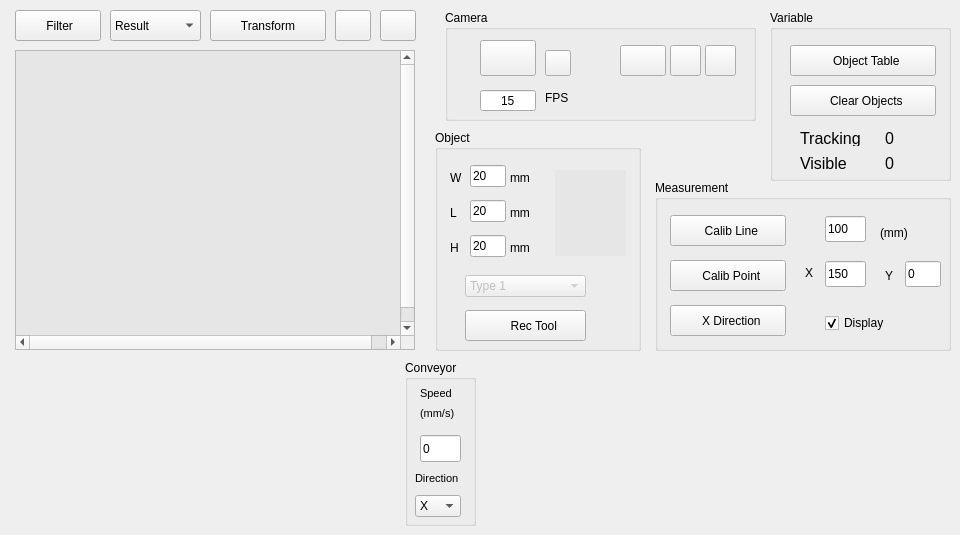
      <widget class="QWidget" name="tResultCameraArea">
       <attribute name="title">
        <string>Object Detecting</string>
       </attribute>
       <widget class="QGroupBox" name="groupBox">
        <property name="geometry">
         <rect>
          <x>435</x>
          <y>130</y>
          <width>206</width>
          <height>221</height>
         </rect>
        </property>
        <property name="title">
         <string>Object</string>
        </property>
        <widget class="QLabel" name="lbTrackingObject">
         <property name="geometry">
          <rect>
           <x>120</x>
           <y>40</y>
           <width>71</width>
           <height>86</height>
          </rect>
         </property>
         <property name="styleSheet">
          <string notr="true">background-color:rgb(230, 230, 230)</string>
         </property>
         <property name="text">
          <string/>
         </property>
        </widget>
        <widget class="QPushButton" name="pbObjectRect">
         <property name="geometry">
          <rect>
           <x>30</x>
           <y>180</y>
           <width>121</width>
           <height>31</height>
          </rect>
         </property>
         <property name="toolTip">
          <string>Bound the object size</string>
         </property>
         <property name="styleSheet">
          <string notr="true"/>
         </property>
         <property name="text">
          <string>     Rec Tool</string>
         </property>
         <property name="icon">
          <iconset>
           <normaloff>icon/Rectangle_16px.png</normaloff>icon/Rectangle_16px.png</iconset>
         </property>
        </widget>
        <widget class="QLineEdit" name="leLRec">
         <property name="geometry">
          <rect>
           <x>35</x>
           <y>70</y>
           <width>36</width>
           <height>22</height>
          </rect>
         </property>
         <property name="text">
          <string>20</string>
         </property>
        </widget>
        <widget class="QLineEdit" name="leWRec">
         <property name="geometry">
          <rect>
           <x>35</x>
           <y>35</y>
           <width>36</width>
           <height>22</height>
          </rect>
         </property>
         <property name="text">
          <string>20</string>
         </property>
        </widget>
        <widget class="QLineEdit" name="leHRec">
         <property name="geometry">
          <rect>
           <x>35</x>
           <y>105</y>
           <width>36</width>
           <height>22</height>
          </rect>
         </property>
         <property name="text">
          <string>20</string>
         </property>
        </widget>
        <widget class="QLabel" name="label_42">
         <property name="geometry">
          <rect>
           <x>15</x>
           <y>40</y>
           <width>26</width>
           <height>16</height>
          </rect>
         </property>
         <property name="text">
          <string>W</string>
         </property>
        </widget>
        <widget class="QLabel" name="label_43">
         <property name="geometry">
          <rect>
           <x>15</x>
           <y>75</y>
           <width>26</width>
           <height>16</height>
          </rect>
         </property>
         <property name="text">
          <string>L</string>
         </property>
        </widget>
        <widget class="QLabel" name="label_44">
         <property name="geometry">
          <rect>
           <x>15</x>
           <y>110</y>
           <width>26</width>
           <height>16</height>
          </rect>
         </property>
         <property name="text">
          <string>H</string>
         </property>
        </widget>
        <widget class="QLabel" name="label_54">
         <property name="geometry">
          <rect>
           <x>75</x>
           <y>40</y>
           <width>31</width>
           <height>16</height>
          </rect>
         </property>
         <property name="text">
          <string>mm</string>
         </property>
        </widget>
        <widget class="QLabel" name="label_55">
         <property name="geometry">
          <rect>
           <x>75</x>
           <y>75</y>
           <width>31</width>
           <height>16</height>
          </rect>
         </property>
         <property name="text">
          <string>mm</string>
         </property>
        </widget>
        <widget class="QLabel" name="label_56">
         <property name="geometry">
          <rect>
           <x>75</x>
           <y>110</y>
           <width>31</width>
           <height>16</height>
          </rect>
         </property>
         <property name="text">
          <string>mm</string>
         </property>
        </widget>
        <widget class="QComboBox" name="cbObjectType">
         <property name="enabled">
          <bool>false</bool>
         </property>
         <property name="geometry">
          <rect>
           <x>30</x>
           <y>145</y>
           <width>121</width>
           <height>22</height>
          </rect>
         </property>
         <item>
          <property name="text">
           <string>Type 1</string>
          </property>
         </item>
         <item>
          <property name="text">
           <string>Type 2</string>
          </property>
         </item>
         <item>
          <property name="text">
           <string>Type 3</string>
          </property>
         </item>
         <item>
          <property name="text">
           <string>Type 4</string>
          </property>
         </item>
         <item>
          <property name="text">
           <string>Type 5</string>
          </property>
         </item>
         <item>
          <property name="text">
           <string>Type 6</string>
          </property>
         </item>
         <item>
          <property name="text">
           <string>Type 7</string>
          </property>
         </item>
         <item>
          <property name="text">
           <string>Type 8</string>
          </property>
         </item>
         <item>
          <property name="text">
           <string>Type 9</string>
          </property>
         </item>
         <item>
          <property name="text">
           <string>Type 10</string>
          </property>
         </item>
        </widget>
       </widget>
       <widget class="QGroupBox" name="groupBox_7">
        <property name="geometry">
         <rect>
          <x>405</x>
          <y>360</y>
          <width>71</width>
          <height>166</height>
         </rect>
        </property>
        <property name="title">
         <string>Conveyor</string>
        </property>
        <widget class="QLineEdit" name="leConvenyorSpeed">
         <property name="geometry">
          <rect>
           <x>15</x>
           <y>75</y>
           <width>41</width>
           <height>27</height>
          </rect>
         </property>
         <property name="text">
          <string>0</string>
         </property>
        </widget>
        <widget class="QLabel" name="label_45">
         <property name="geometry">
          <rect>
           <x>15</x>
           <y>25</y>
           <width>46</width>
           <height>16</height>
          </rect>
         </property>
         <property name="font">
          <font>
           <pointsize>8</pointsize>
          </font>
         </property>
         <property name="text">
          <string>Speed</string>
         </property>
        </widget>
        <widget class="QComboBox" name="cbConveyorDirection">
         <property name="geometry">
          <rect>
           <x>10</x>
           <y>135</y>
           <width>46</width>
           <height>22</height>
          </rect>
         </property>
         <item>
          <property name="text">
           <string>X</string>
          </property>
         </item>
         <item>
          <property name="text">
           <string>Y</string>
          </property>
         </item>
        </widget>
        <widget class="QLabel" name="label_47">
         <property name="geometry">
          <rect>
           <x>10</x>
           <y>110</y>
           <width>56</width>
           <height>16</height>
          </rect>
         </property>
         <property name="font">
          <font>
           <pointsize>8</pointsize>
          </font>
         </property>
         <property name="text">
          <string>Direction</string>
         </property>
        </widget>
        <widget class="QLabel" name="label_49">
         <property name="geometry">
          <rect>
           <x>15</x>
           <y>45</y>
           <width>46</width>
           <height>16</height>
          </rect>
         </property>
         <property name="font">
          <font>
           <pointsize>8</pointsize>
          </font>
         </property>
         <property name="text">
          <string>(mm/s)</string>
         </property>
        </widget>
       </widget>
       <widget class="QGroupBox" name="groupBox_8">
        <property name="geometry">
         <rect>
          <x>655</x>
          <y>180</y>
          <width>296</width>
          <height>171</height>
         </rect>
        </property>
        <property name="title">
         <string>Measurement</string>
        </property>
        <widget class="QPushButton" name="pbObjectLine">
         <property name="geometry">
          <rect>
           <x>15</x>
           <y>35</y>
           <width>116</width>
           <height>31</height>
          </rect>
         </property>
         <property name="toolTip">
          <string>Calibrating length</string>
         </property>
         <property name="text">
          <string>  Calib Line</string>
         </property>
         <property name="icon">
          <iconset>
           <normaloff>icon/Width_16px.png</normaloff>icon/Width_16px.png</iconset>
         </property>
        </widget>
        <widget class="QLineEdit" name="leRealDistance">
         <property name="geometry">
          <rect>
           <x>170</x>
           <y>36</y>
           <width>41</width>
           <height>26</height>
          </rect>
         </property>
         <property name="text">
          <string>100</string>
         </property>
        </widget>
        <widget class="QLineEdit" name="leYCoordinate">
         <property name="geometry">
          <rect>
           <x>250</x>
           <y>81</y>
           <width>36</width>
           <height>26</height>
          </rect>
         </property>
         <property name="text">
          <string>0</string>
         </property>
        </widget>
        <widget class="QPushButton" name="pbObjectOrigin">
         <property name="geometry">
          <rect>
           <x>15</x>
           <y>80</y>
           <width>116</width>
           <height>31</height>
          </rect>
         </property>
         <property name="toolTip">
          <string>Set a calibrating point</string>
         </property>
         <property name="text">
          <string>  Calib Point</string>
         </property>
         <property name="icon">
          <iconset>
           <normaloff>icon/Scatter Plot_16px.png</normaloff>icon/Scatter Plot_16px.png</iconset>
         </property>
        </widget>
        <widget class="QLineEdit" name="leXCoordinate">
         <property name="geometry">
          <rect>
           <x>170</x>
           <y>81</y>
           <width>41</width>
           <height>26</height>
          </rect>
         </property>
         <property name="text">
          <string>150</string>
         </property>
        </widget>
        <widget class="QLabel" name="label_38">
         <property name="geometry">
          <rect>
           <x>150</x>
           <y>85</y>
           <width>21</width>
           <height>16</height>
          </rect>
         </property>
         <property name="font">
          <font>
           <weight>50</weight>
           <italic>false</italic>
           <bold>false</bold>
           <underline>false</underline>
           <strikeout>false</strikeout>
          </font>
         </property>
         <property name="mouseTracking">
          <bool>true</bool>
         </property>
         <property name="text">
          <string>X</string>
         </property>
         <property name="textFormat">
          <enum>Qt::AutoText</enum>
         </property>
        </widget>
        <widget class="QLabel" name="label_39">
         <property name="geometry">
          <rect>
           <x>230</x>
           <y>85</y>
           <width>21</width>
           <height>21</height>
          </rect>
         </property>
         <property name="text">
          <string>Y</string>
         </property>
        </widget>
        <widget class="QLabel" name="label_40">
         <property name="geometry">
          <rect>
           <x>225</x>
           <y>45</y>
           <width>41</width>
           <height>16</height>
          </rect>
         </property>
         <property name="text">
          <string>(mm)</string>
         </property>
        </widget>
        <widget class="QPushButton" name="pbChangeXAxis">
         <property name="geometry">
          <rect>
           <x>15</x>
           <y>125</y>
           <width>116</width>
           <height>31</height>
          </rect>
         </property>
         <property name="toolTip">
          <string>Change direction of coordinates</string>
         </property>
         <property name="text">
          <string>  X Direction</string>
         </property>
         <property name="icon">
          <iconset>
           <normaloff>icon/Arrow Pointing Down_16px.png</normaloff>
           <normalon>C:/Users/Admin/.designer/backup/icon/Right Arrow_16px.png</normalon>icon/Arrow Pointing Down_16px.png</iconset>
         </property>
         <property name="checkable">
          <bool>true</bool>
         </property>
        </widget>
        <widget class="QCheckBox" name="cbDisplayCalibInfo">
         <property name="geometry">
          <rect>
           <x>170</x>
           <y>135</y>
           <width>71</width>
           <height>16</height>
          </rect>
         </property>
         <property name="text">
          <string>Display</string>
         </property>
         <property name="checked">
          <bool>true</bool>
         </property>
        </widget>
       </widget>
       <widget class="QGroupBox" name="groupBox_9">
        <property name="enabled">
         <bool>true</bool>
        </property>
        <property name="geometry">
         <rect>
          <x>445</x>
          <y>10</y>
          <width>311</width>
          <height>111</height>
         </rect>
        </property>
        <property name="title">
         <string>Camera</string>
        </property>
        <widget class="QPushButton" name="pbLoadCamera">
         <property name="geometry">
          <rect>
           <x>35</x>
           <y>30</y>
           <width>56</width>
           <height>36</height>
          </rect>
         </property>
         <property name="toolTip">
          <string>Load Camera</string>
         </property>
         <property name="text">
          <string/>
         </property>
         <property name="icon">
          <iconset>
           <normaloff>icon/webcam.png</normaloff>
           <normalon>C:/Users/Admin/.designer/backup/icon/stop.png</normalon>icon/webcam.png</iconset>
         </property>
         <property name="iconSize">
          <size>
           <width>30</width>
           <height>30</height>
          </size>
         </property>
         <property name="checkable">
          <bool>true</bool>
         </property>
        </widget>
        <widget class="QPushButton" name="pbLoadTestImage">
         <property name="geometry">
          <rect>
           <x>175</x>
           <y>35</y>
           <width>46</width>
           <height>31</height>
          </rect>
         </property>
         <property name="toolTip">
          <string>Load Image</string>
         </property>
         <property name="text">
          <string/>
         </property>
         <property name="icon">
          <iconset>
           <normaloff>icon/image.png</normaloff>icon/image.png</iconset>
         </property>
         <property name="iconSize">
          <size>
           <width>30</width>
           <height>30</height>
          </size>
         </property>
        </widget>
        <widget class="QLabel" name="label_11">
         <property name="geometry">
          <rect>
           <x>100</x>
           <y>80</y>
           <width>31</width>
           <height>16</height>
          </rect>
         </property>
         <property name="text">
          <string>FPS</string>
         </property>
        </widget>
        <widget class="QLineEdit" name="leFPS">
         <property name="geometry">
          <rect>
           <x>35</x>
           <y>80</y>
           <width>56</width>
           <height>21</height>
          </rect>
         </property>
         <property name="text">
          <string>15</string>
         </property>
         <property name="alignment">
          <set>Qt::AlignCenter</set>
         </property>
        </widget>
        <widget class="QLabel" name="lbCameraState">
         <property name="enabled">
          <bool>false</bool>
         </property>
         <property name="geometry">
          <rect>
           <x>15</x>
           <y>45</y>
           <width>15</width>
           <height>15</height>
          </rect>
         </property>
         <property name="text">
          <string/>
         </property>
         <property name="pixmap">
          <pixmap>icon/icons8-connection-status-on-48.png</pixmap>
         </property>
         <property name="scaledContents">
          <bool>true</bool>
         </property>
        </widget>
        <widget class="QPushButton" name="pbPlayPauseCamera">
         <property name="geometry">
          <rect>
           <x>100</x>
           <y>40</y>
           <width>26</width>
           <height>26</height>
          </rect>
         </property>
         <property name="toolTip">
          <string>&lt;html&gt;&lt;head/&gt;&lt;body&gt;&lt;p&gt;Play and Pause&lt;/p&gt;&lt;p&gt;M98 PpauseCamera&lt;/p&gt;&lt;p&gt;M98 PresumeCamera&lt;/p&gt;&lt;/body&gt;&lt;/html&gt;</string>
         </property>
         <property name="text">
          <string/>
         </property>
         <property name="icon">
          <iconset>
           <normaloff>icon/icons8-play-48.png</normaloff>
           <normalon>icon/icons8-pause-48.png</normalon>
           <selectedoff>icon/icons8-play-48.png</selectedoff>icon/icons8-play-48.png</iconset>
         </property>
         <property name="iconSize">
          <size>
           <width>15</width>
           <height>15</height>
          </size>
         </property>
         <property name="checkable">
          <bool>true</bool>
         </property>
         <property name="checked">
          <bool>false</bool>
         </property>
         <property name="flat">
          <bool>false</bool>
         </property>
        </widget>
        <widget class="QPushButton" name="pbCaptureCamera">
         <property name="geometry">
          <rect>
           <x>130</x>
           <y>35</y>
           <width>36</width>
           <height>36</height>
          </rect>
         </property>
         <property name="toolTip">
          <string>&lt;html&gt;&lt;head/&gt;&lt;body&gt;&lt;p&gt;Capture&lt;/p&gt;&lt;p&gt;M98 PcaptureCamera&lt;/p&gt;&lt;/body&gt;&lt;/html&gt;</string>
         </property>
         <property name="text">
          <string/>
         </property>
         <property name="icon">
          <iconset>
           <normaloff>icon/icons8-screenshot-40.png</normaloff>icon/icons8-screenshot-40.png</iconset>
         </property>
         <property name="iconSize">
          <size>
           <width>30</width>
           <height>30</height>
          </size>
         </property>
         <property name="checkable">
          <bool>false</bool>
         </property>
         <property name="checked">
          <bool>false</bool>
         </property>
         <property name="flat">
          <bool>true</bool>
         </property>
        </widget>
        <widget class="QPushButton" name="pbLoadCameraSetting">
         <property name="geometry">
          <rect>
           <x>260</x>
           <y>35</y>
           <width>31</width>
           <height>31</height>
          </rect>
         </property>
         <property name="toolTip">
          <string>Load Setting</string>
         </property>
         <property name="text">
          <string/>
         </property>
         <property name="icon">
          <iconset>
           <normaloff>icon/icons8-load-resume-template-64.png</normaloff>icon/icons8-load-resume-template-64.png</iconset>
         </property>
         <property name="iconSize">
          <size>
           <width>15</width>
           <height>15</height>
          </size>
         </property>
         <property name="checkable">
          <bool>true</bool>
         </property>
         <property name="checked">
          <bool>false</bool>
         </property>
         <property name="flat">
          <bool>false</bool>
         </property>
        </widget>
        <widget class="QPushButton" name="pbSaveCameraSetting">
         <property name="geometry">
          <rect>
           <x>225</x>
           <y>35</y>
           <width>31</width>
           <height>31</height>
          </rect>
         </property>
         <property name="toolTip">
          <string>Save Setting</string>
         </property>
         <property name="text">
          <string/>
         </property>
         <property name="icon">
          <iconset>
           <normaloff>icon/icons8-save-64.png</normaloff>icon/icons8-save-64.png</iconset>
         </property>
         <property name="iconSize">
          <size>
           <width>15</width>
           <height>15</height>
          </size>
         </property>
         <property name="checkable">
          <bool>true</bool>
         </property>
         <property name="checked">
          <bool>false</bool>
         </property>
         <property name="flat">
          <bool>false</bool>
         </property>
        </widget>
       </widget>
       <widget class="QPushButton" name="pbFilter">
        <property name="geometry">
         <rect>
          <x>15</x>
          <y>10</y>
          <width>86</width>
          <height>31</height>
         </rect>
        </property>
        <property name="toolTip">
         <string>Camera Filter</string>
        </property>
        <property name="text">
         <string> Filter</string>
        </property>
        <property name="icon">
         <iconset>
          <normaloff>icon/Slider 2_16px.png</normaloff>icon/Slider 2_16px.png</iconset>
        </property>
       </widget>
       <widget class="QPushButton" name="pbTransformPerspective">
        <property name="geometry">
         <rect>
          <x>210</x>
          <y>10</y>
          <width>116</width>
          <height>31</height>
         </rect>
        </property>
        <property name="toolTip">
         <string>Perspective Transformation</string>
        </property>
        <property name="autoFillBackground">
         <bool>false</bool>
        </property>
        <property name="text">
         <string>Transform</string>
        </property>
        <property name="icon">
         <iconset>
          <normaloff>icon/Toggle Off_16px.png</normaloff>
          <normalon>icon/Toggle On_16px.png</normalon>icon/Toggle Off_16px.png</iconset>
        </property>
        <property name="checkable">
         <bool>true</bool>
        </property>
        <property name="checked">
         <bool>false</bool>
        </property>
        <property name="autoDefault">
         <bool>false</bool>
        </property>
        <property name="default">
         <bool>false</bool>
        </property>
        <property name="flat">
         <bool>false</bool>
        </property>
       </widget>
       <widget class="QScrollArea" name="saCamera">
        <property name="geometry">
         <rect>
          <x>15</x>
          <y>50</y>
          <width>400</width>
          <height>300</height>
         </rect>
        </property>
        <property name="styleSheet">
         <string notr="true"/>
        </property>
        <property name="widgetResizable">
         <bool>false</bool>
        </property>
        <widget class="QWidget" name="saCameraArea">
         <property name="geometry">
          <rect>
           <x>0</x>
           <y>0</y>
           <width>400</width>
           <height>300</height>
          </rect>
         </property>
         <property name="styleSheet">
          <string notr="true"/>
         </property>
         <widget class="CameraWidget" name="lbScreenStreamer">
          <property name="geometry">
           <rect>
            <x>0</x>
            <y>0</y>
            <width>400</width>
            <height>300</height>
           </rect>
          </property>
          <property name="styleSheet">
           <string notr="true">background-color:rgb(230, 230, 230)</string>
          </property>
          <property name="text">
           <string/>
          </property>
          <property name="scaledContents">
           <bool>false</bool>
          </property>
          <property name="alignment">
           <set>Qt::AlignLeading|Qt::AlignLeft|Qt::AlignTop</set>
          </property>
         </widget>
        </widget>
       </widget>
       <widget class="QPushButton" name="pbExpandCameraWidget">
        <property name="geometry">
         <rect>
          <x>335</x>
          <y>10</y>
          <width>36</width>
          <height>31</height>
         </rect>
        </property>
        <property name="toolTip">
         <string>Expand Camera Widget</string>
        </property>
        <property name="text">
         <string/>
        </property>
        <property name="icon">
         <iconset>
          <normaloff>icon/icons8-expand-48.png</normaloff>icon/icons8-expand-48.png</iconset>
        </property>
        <property name="checkable">
         <bool>true</bool>
        </property>
        <property name="checked">
         <bool>false</bool>
        </property>
       </widget>
       <widget class="QPushButton" name="pbCameraWindowMode">
        <property name="geometry">
         <rect>
          <x>380</x>
          <y>10</y>
          <width>36</width>
          <height>31</height>
         </rect>
        </property>
        <property name="toolTip">
         <string>Window Mode</string>
        </property>
        <property name="text">
         <string/>
        </property>
        <property name="icon">
         <iconset>
          <normaloff>icon/icons8-maximize-window-48.png</normaloff>icon/icons8-maximize-window-48.png</iconset>
        </property>
       </widget>
       <widget class="QComboBox" name="lbCameraLayer">
        <property name="geometry">
         <rect>
          <x>110</x>
          <y>10</y>
          <width>91</width>
          <height>31</height>
         </rect>
        </property>
        <property name="toolTip">
         <string>Select Camera Layer</string>
        </property>
        <property name="currentText">
         <string>Result</string>
        </property>
        <item>
         <property name="text">
          <string>Result</string>
         </property>
        </item>
        <item>
         <property name="text">
          <string>Processing</string>
         </property>
        </item>
        <item>
         <property name="text">
          <string>Origin</string>
         </property>
        </item>
       </widget>
       <widget class="QGroupBox" name="groupBox_10">
        <property name="geometry">
         <rect>
          <x>770</x>
          <y>10</y>
          <width>181</width>
          <height>171</height>
         </rect>
        </property>
        <property name="styleSheet">
         <string notr="true"/>
        </property>
        <property name="title">
         <string>Variable</string>
        </property>
        <widget class="QPushButton" name="pbViewDataObjects">
         <property name="geometry">
          <rect>
           <x>20</x>
           <y>35</y>
           <width>146</width>
           <height>31</height>
          </rect>
         </property>
         <property name="styleSheet">
          <string notr="true"/>
         </property>
         <property name="text">
          <string>  Object Table</string>
         </property>
         <property name="icon">
          <iconset>
           <normaloff>icon/icons8-object-48.png</normaloff>icon/icons8-object-48.png</iconset>
         </property>
        </widget>
        <widget class="QPushButton" name="pbClearDetectObjects">
         <property name="geometry">
          <rect>
           <x>20</x>
           <y>75</y>
           <width>146</width>
           <height>31</height>
          </rect>
         </property>
         <property name="toolTip">
          <string>&lt;html&gt;&lt;head/&gt;&lt;body&gt;&lt;p&gt;Clear All Objects in Memory&lt;/p&gt;&lt;p&gt;M98 PclearObjects --&amp;gt; Clear All&lt;/p&gt;&lt;p&gt;M98 PdeleteFirstObject --&amp;gt; Delete First&lt;/p&gt;&lt;/body&gt;&lt;/html&gt;</string>
         </property>
         <property name="statusTip">
          <string extracomment="Clear All Detect Objects"/>
         </property>
         <property name="text">
          <string>  Clear Objects</string>
         </property>
         <property name="icon">
          <iconset>
           <normaloff>icon/Eraser_16px.png</normaloff>icon/Eraser_16px.png</iconset>
         </property>
        </widget>
        <widget class="QLabel" name="label_50">
         <property name="geometry">
          <rect>
           <x>30</x>
           <y>145</y>
           <width>66</width>
           <height>16</height>
          </rect>
         </property>
         <property name="font">
          <font>
           <pointsize>12</pointsize>
          </font>
         </property>
         <property name="text">
          <string>Visible</string>
         </property>
        </widget>
        <widget class="QLabel" name="label_48">
         <property name="geometry">
          <rect>
           <x>30</x>
           <y>120</y>
           <width>61</width>
           <height>16</height>
          </rect>
         </property>
         <property name="font">
          <font>
           <pointsize>12</pointsize>
          </font>
         </property>
         <property name="text">
          <string>Tracking</string>
         </property>
        </widget>
        <widget class="QLabel" name="lbTrackingObjectNumber">
         <property name="geometry">
          <rect>
           <x>115</x>
           <y>120</y>
           <width>31</width>
           <height>16</height>
          </rect>
         </property>
         <property name="font">
          <font>
           <pointsize>12</pointsize>
          </font>
         </property>
         <property name="text">
          <string>0</string>
         </property>
        </widget>
        <widget class="QLabel" name="lbVisibleObjectNumber">
         <property name="geometry">
          <rect>
           <x>115</x>
           <y>145</y>
           <width>31</width>
           <height>16</height>
          </rect>
         </property>
         <property name="font">
          <font>
           <pointsize>12</pointsize>
          </font>
         </property>
         <property name="text">
          <string>0</string>
         </property>
        </widget>
       </widget>
      </widget>
